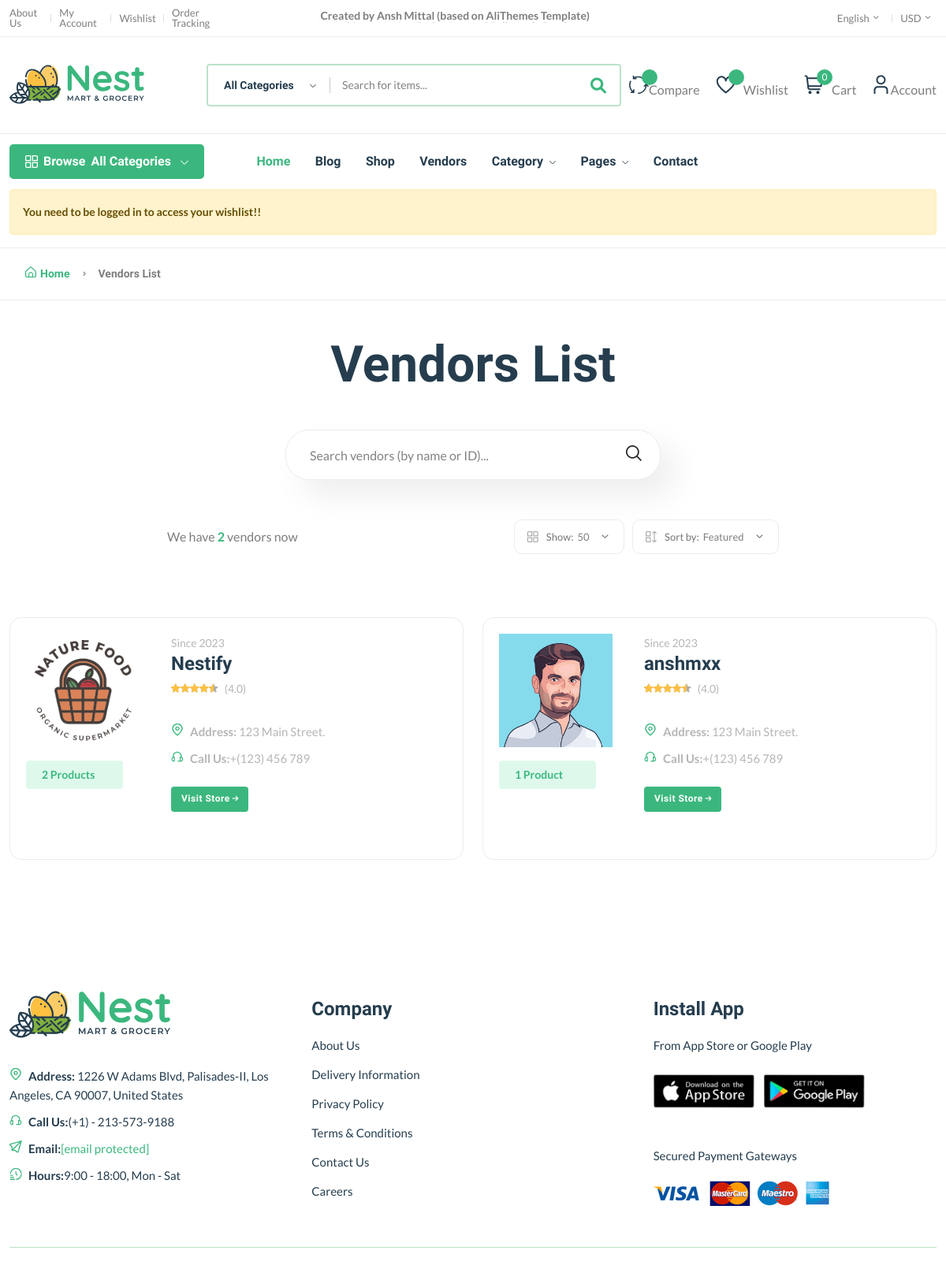
Screenshot of /vendor/ with the database file from the repository.
### core/models.py (models this page shows, shortened)
class Vendor(models.Model):
    v_id = ShortUUIDField(unique=True,
                          length=10,
                          max_length=20,
                          prefix="ven",
                          alphabet = "abcdefgh12345")
    title = models.CharField(max_length = 100, default = "Nestify")
    image = models.ImageField(upload_to=user_directory_path, default="vendor.jpg")
    cover_image = models.ImageField(upload_to=user_directory_path, default="vendor.jpg")
    description = RichTextUploadingField(null=True, blank=True, default="This is for an amazing vendor")
    address = models.CharField(max_length = 100, default="123 Main Street.")
    contact = models.CharField(max_length = 100, default="+(123) 456 789")
    chat_resp_time = models.CharField(max_length = 100, default="100")
    shipping_on_time = models.CharField(max_length = 100, default="100")
    authentic_rating = models.CharField(max_length = 100, default="100")
    days_return = models.CharField(max_length = 100, default="100")
    warranty_period = models.CharField(max_length = 100, default="100")
    date = models.DateTimeField(auto_now_add=True, null = True, blank = True)
    user = models.ForeignKey(User, on_delete = models.SET_NULL, null = True)
    class Meta:
        verbose_name_plural = "Vendors"

### core/views.py (the view)
# urls.py: path("vendor/", vendor_list_view, name="vendor-list"),
def vendor_list_view(request):
    vendors = Vendor.objects.all()
    context = {
        "vendors": vendors,
    }
    return render(request,
                  "core/vendor-list.html",
                  context)

### core/context_processor.py (called while the page is built)
def default(request):
    categories = Category.objects.all()
    vendors = Vendor.objects.all()
    min_max_price = Product.objects.aggregate(Min("price"), Max("price"))
    try:
        wish_count = wishlist.objects.filter(user=request.user)
    except:
        messages.warning(request, "You need to be logged in to access your wishlist!!")
        wish_count = 0
    try:
        address = Address.objects.get(user=request.user)
    except:
        address = None
    return {
        'categories': categories,
        'address': address,
        'vendors': vendors,
        'min_max_price': min_max_price,
        'wish_count': wish_count,
    }

### templates/core/vendor-list.html (shortened to what this page needs)
{% extends 'partials/base.html' %}
{% block content %}
{% load static %}
    <main class="main pages mb-80">
        <div class="page-header breadcrumb-wrap">
            <div class="container">
                <div class="breadcrumb">
                    <a href="{% url 'core:index' %}" rel="nofollow"><i class="fi-rs-home mr-5"></i>Home</a>
                    <span></span> Vendors List
                </div>
            </div>
        </div>
        <div class="page-content pt-50">
            <div class="container">
                <div class="archive-header-2 text-center">
                    <h1 class="display-2 mb-50">Vendors List</h1>
                    <div class="row">
                        <div class="col-lg-5 mx-auto">
                            <div class="sidebar-widget-2 widget_search mb-50">
                                <div class="search-form">
                                    <form action="#">
                                        <input type="text" placeholder="Search vendors (by name or ID)..." />
                                        <button type="submit"><i class="fi-rs-search"></i></button>
                                    </form>
                                </div>
                            </div>
                        </div>
                    </div>
                </div>
                <div class="row mb-50">
                    <div class="col-12 col-lg-8 mx-auto">
                        <div class="shop-product-fillter">
                            <div class="totall-product">
                                <p>We have <strong class="text-brand">{{vendors.count}}</strong> vendor{{vendors.count|pluralize:"s"}} now</p>
                            </div>
                            <div class="sort-by-product-area">
                                <div class="sort-by-cover mr-10">
                                    <div class="sort-by-product-wrap">
                                        <div class="sort-by">
                                            <span><i class="fi-rs-apps"></i>Show:</span>
                                        </div>
                                        <div class="sort-by-dropdown-wrap">
                                            <span> 50 <i class="fi-rs-angle-small-down"></i></span>
                                        </div>
                                    </div>
                                </div>
                                <div class="sort-by-cover">
                                    <div class="sort-by-product-wrap">
                                        <div class="sort-by">
                                            <span><i class="fi-rs-apps-sort"></i>Sort by:</span>
                                        </div>
                                        <div class="sort-by-dropdown-wrap">
                                            <span> Featured <i class="fi-rs-angle-small-down"></i></span>
                                        </div>
                                    </div>
                                </div>
                            </div>
                        </div>
                    </div>
                </div>
                <div class="row vendor-grid">
                    {% for ven in vendors %}
                    <div class="col-lg-6 col-md-6 col-12 col-sm-6">
                        <div class="vendor-wrap style-2 mb-40">
                            <div class="vendor-img-action-wrap">
                                <div class="vendor-img">
                                    <a href="{% url 'core:vendor-detail' ven.v_id %}">
                                        <img class="default-img" src="{{ven.image.url}}" alt="" />
                                    </a>
                                </div>
                                <div class="mt-10">
                                    <span class="font-small total-product">{{ven.product.all.count}} Product{{ven.product.all.count|pluralize:"s"}}</span>
                                </div>
                            </div>
                            <div class="vendor-content-wrap">
                                <div class="mb-30">
                                    <div class="product-category">
                                        <span class="text-muted">Since {{ven.date|date:"Y"}}</span>
                                    </div>
                                    <h4 class="mb-5"><a href="{% url 'core:vendor-detail' ven.v_id %}">{{ven.title}}</a></h4>
                                    <div class="product-rate-cover">
                                        <div class="product-rate d-inline-block">
                                            <div class="product-rating" style="width: 90%"></div>
                                        </div>
                                        <span class="font-small ml-5 text-muted"> (4.0)</span>
                                    </div>
                                    <div class="vendor-info d-flex justify-content-between align-items-end mt-30">
                                        <ul class="contact-infor text-muted">
                                            <li><img src="{% static 'assets/imgs/theme/icons/icon-location.svg' %}" alt="" /><strong>Address: </strong> <span>{{ven.address}}</span></li>
                                            <li><img src="{% static 'assets/imgs/theme/icons/icon-contact.svg' %}" alt="" /><strong>Call Us:</strong><span>{{ven.contact}}</span></li>
                                        </ul>
                                        <br>
                                    </div>
                                    <br>
                                    <a href="{% url 'core:vendor-detail' ven.v_id %}" class="btn btn-xs">Visit Store <i class="fi-rs-arrow-small-right"></i></a>
                                </div>
                            </div>
                        </div>
                    </div>
                    {% endfor %}
                </div>
            </div>
        </div>
    </main>
{% endblock content %}

### rows the page displays
Vendor: image (picture), product.all.count "2", date "2023", title "Nestify", address "123 Main Street.", contact "+(123) 456 789"
Vendor: image (picture), product.all.count "1", date "2023", title "anshmxx", address "123 Main Street.", contact "+(123) 456 789"

### other values shown
{{ request.session.cart_data_obj|length }} "0"
{{ message }} "You need to be logged in to access your wishlist!!"
{{ vendors.count }} "2"
